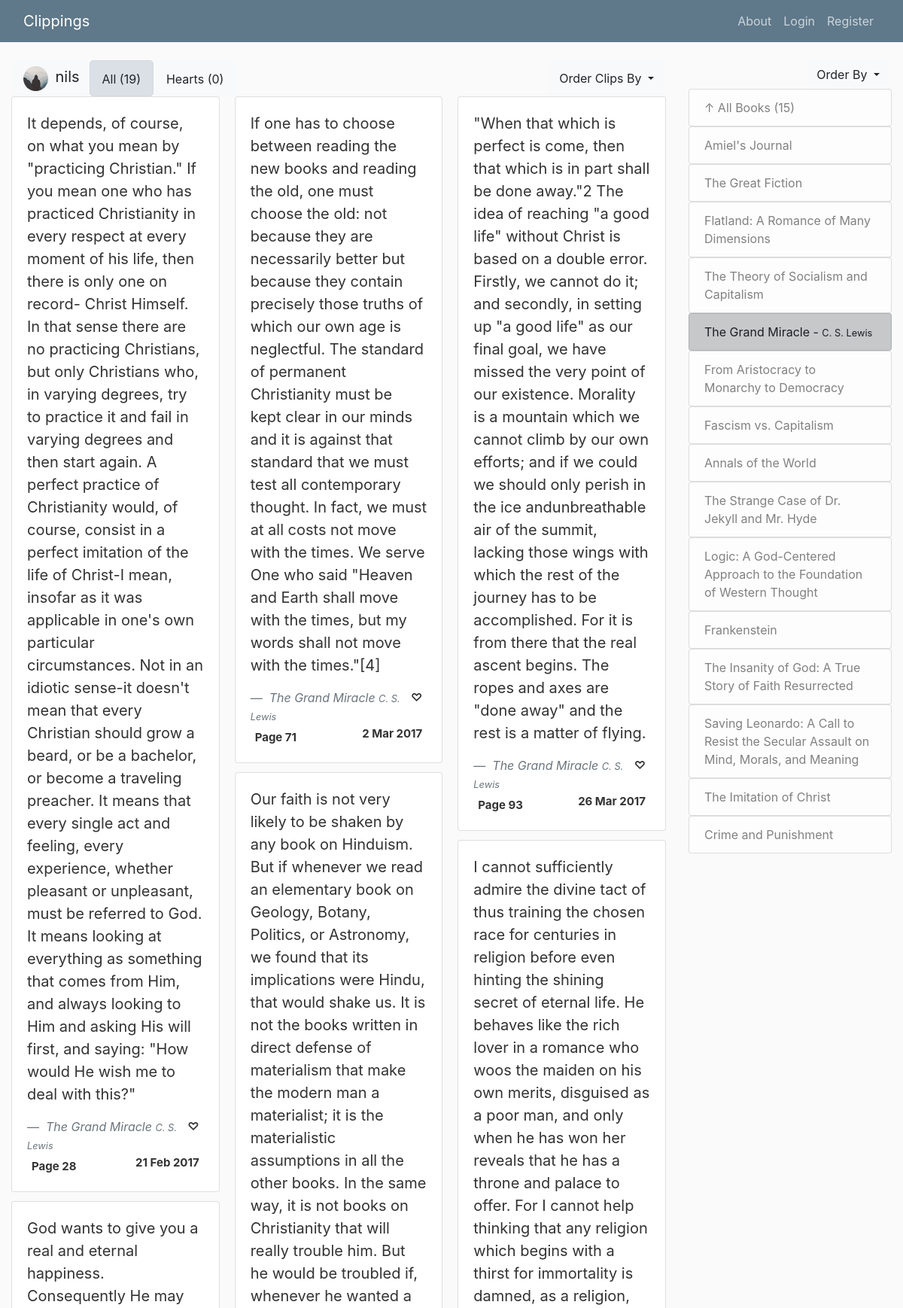
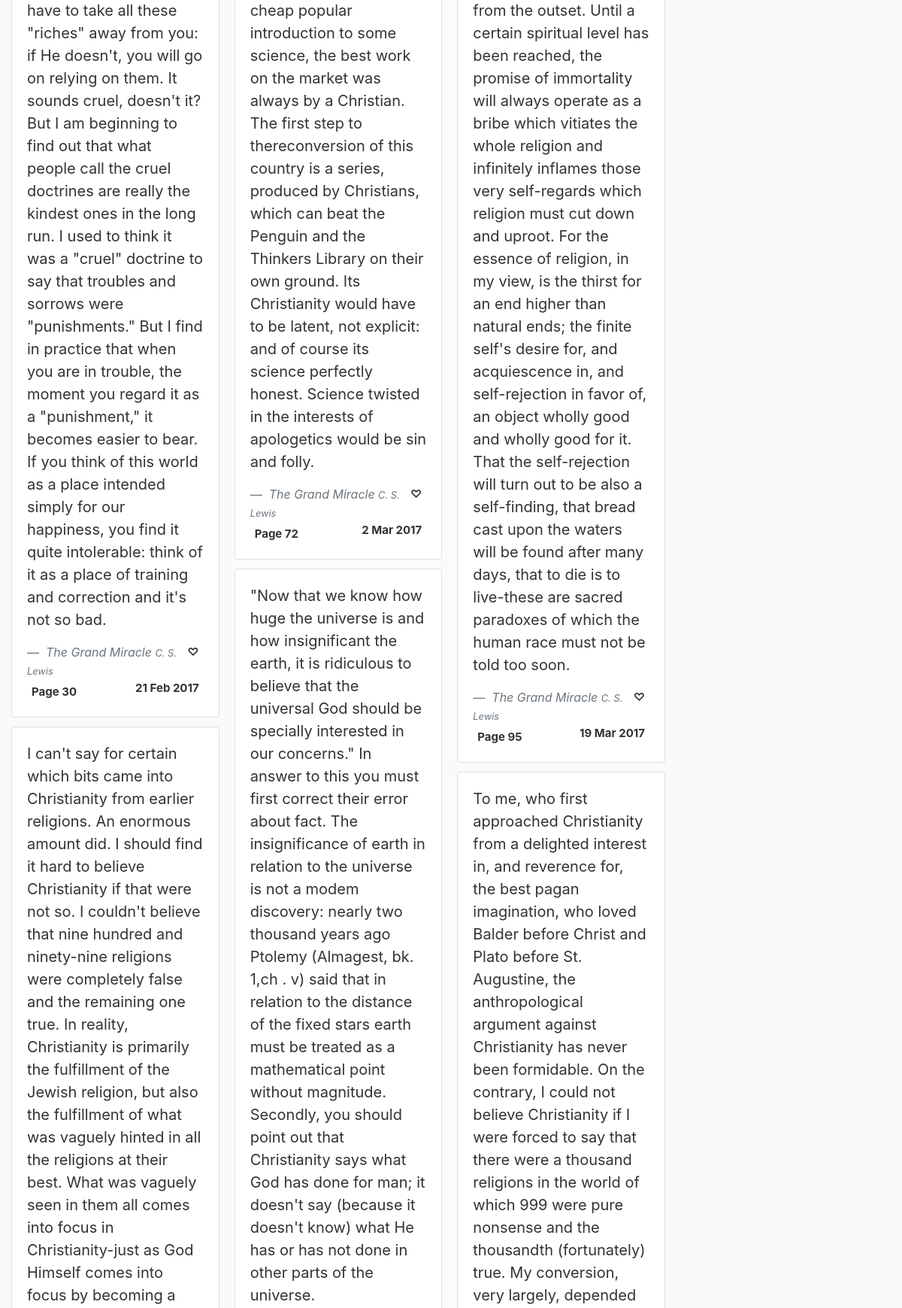
The app's page /nils/The Grand Miracle (upper part) with its own data (2 pictures, top to bottom).
### clippings/models.py (models this page shows, shortened)
class User(db.Model, UserMixin):
    id = db.Column(db.Integer, primary_key=True)
    username = db.Column(db.String(20), unique=True, nullable=False)
    email = db.Column(db.String(120), unique=True, nullable=False)
    image_file = db.Column(db.String(20), nullable=False, default='default.jpg')
    password = db.Column(db.String(60), nullable=False)
    posts = db.relationship('Post', backref='author', lazy=True)

class Clip(db.Model):
    id = db.Column(db.Integer, primary_key=True)
    title = db.Column(db.String(400), nullable=False)
    author = db.Column(db.String(400), nullable=False)
    page = db.Column(db.Integer, nullable=False)
    location = db.Column(db.String(20), nullable=False)
    date = db.Column(db.DateTime, nullable=False, default=datetime.utcnow)
    clipping = db.Column(db.Text, nullable=False)
    is_favorite = db.Column(db.Boolean, default=False, nullable=False)
    user_id = db.Column(db.Integer, db.ForeignKey('user.id'), nullable=False)

### clippings/clips/routes.py (the view)
@clips.route("/<string:username>", methods=['GET', 'POST'])
@clips.route("/<string:username>/<string:title>", methods=['GET', 'POST'])
def user_book(username, title=None):
    user = User.query.filter_by(username=username).first_or_404()
    page = request.args.get('page', 1, type=int)
    clip_order = request.args.get('order_by', 'date.desc()')
    book_order = request.args.get('book_order', 'date.desc()')
    order = order_by.get(clip_order)
    b_order = order_by.get(book_order)
    clips_count = 0
    favorite_id = request.args.get('favorite_id')
    show_favorites = request.args.get('favorite')
    if(favorite_id):
        add_favorite(favorite_id)
    if(title == None):
        clips = Clip.query.filter_by(user_id=user.id).order_by(order).paginate(per_page=30, page=page)
        clips_count = Clip.query.filter_by(user_id=user.id).count()
        favorite_count = Clip.query.filter_by(user_id=user.id, is_favorite=True).count()
        if(show_favorites):
            clips = Clip.query.filter_by(user_id=user.id, is_favorite=True).order_by(order).paginate(per_page=30, page=page)
    else:
        clip_order = request.args.get('order_by', 'page.asc()')
        order = order_by.get(clip_order)
        clips = Clip.query.filter_by(user_id=user.id, title=title).order_by(order).paginate(per_page=30, page=page)
        clips_count = Clip.query.filter_by(user_id=user.id, title=title).count()
        favorite_count = Clip.query.filter_by(user_id=user.id, title=title, is_favorite=True).count()
        if(show_favorites):
            clips = Clip.query.filter_by(user_id=user.id, title=title, is_favorite=True).order_by(order).paginate(per_page=30, page=page)
    books = Clip.query.filter_by(user_id=user.id).order_by(b_order).group_by(Clip.title).distinct(Clip.title)
    books_count = Clip.query.filter_by(user_id=user.id).order_by(b_order).group_by(Clip.title).distinct(Clip.title).count()
    return render_template('user_book.html.j2', clips=clips, user=user, books=books, title_selected=title,
                           order_by=clip_order, book_order=book_order, clips_count=clips_count, books_count=books_count,
                           add_favorite=add_favorite, favorite_count=favorite_count, favorite=show_favorites)

### clippings/templates/user_book.html.j2 (shortened to what this page needs)
{% extends 'layout.html.j2' %}
{% block content_header %}
{% include 'clip_sort.html.j2' with context%}
{% endblock content_header %}
{% block content %}
<div class="card-columns">
        {% for clip in clips.items %}
        <div class="card">
                <div class="card-body">
                    <blockquote class="blockquote mb-0">
                        <p>{{ clip.clipping }}</p>
                        {% if clip.is_favorite %}
                            {% if user == current_user%}
                                <a href="{{url_for('clips.user_book', username=user.username, title=title_selected, page=page_num, order_by=order_by, favorite=favorite, favorite_id=clip.id)}}"><span class="badge float-right">❤</span></a>
                            {% else %}
                                <span class="badge float-right">❤</span>
                            {% endif %}
                        {% else %}
                            {% if user == current_user%}
                                <a href="{{url_for('clips.user_book', username=user.username, title=title_selected, page=page_num, order_by=order_by, favorite=favorite, favorite_id=clip.id)}}"><span class="badge float-right">♡</span></a>
                             {% else %}
                                <span class="badge float-right">♡</span>
                            {% endif %}
                        {% endif %}
                        <footer class="blockquote-footer">
                            <cite title="title, author"> {{ clip.title }}
                                <small>{{ clip.author }}</small>
                            </cite>
                        </footer>
                        <div class="badge"> Page {{ clip.page }} </div>
                        <span class="badge float-right">{{ clip.date.strftime("%-d %b %Y") }}</span>
                    </blockquote>
                </div>
        </div>
        {% endfor %}
</div>
{% endblock content %}
{% block sidebar_header %}
    {% include 'book_sort.html.j2' with context%}
{% endblock sidebar_header %}
{% block left_sidebar %}
            <ul class="list-group">
            <a href="{{url_for('clips.user_book', username=user.username)}}">
                    <li class="list-group-item list-group-item-light"> 	&uarr; All Books ({{(books_count)}})</li></a>
            {% for book in books%}
                {% if book.title == title_selected%}
                    <a href="{{url_for('clips.user_book', username=user.username, order_by=order_by, book_order=book_order)}}">
                    <li class="list-group-item list-group-item-dark">{{book.title}}
                    - <small>{{ book.author }}</small></li></a>
                {% else %}
                    <a href="{{url_for('clips.user_book', username=user.username, title=book.title, order_by='page.asc()', book_order=book_order)}}">
                    <li class="list-group-item list-group-item-light">{{book.title}}</li>
                    </a>
                {% endif %}
            {% endfor %}
            </ul>
{% endblock left_sidebar %}

### clippings/templates/clip_sort.html.j2 (shortened to what this page needs)
<div class="row" style="margin-right:3px; margin-left: 3px;">
    <button type="button" class="btn btn-light">
    <img class="rounded-circle header-img" src="{{ url_for('static', filename='profile_pics/' + user.image_file) }}">
    <span style="font-size: 1.25rem;">{{user.username}}<span></button>
        {% if favorite == 'true' %}
            <a href="{{url_for('clips.user_book', username=user.username, title=title_selected, page=page_num, order_by=order_by)}}">
            <button class="btn btn-lg btn-light"><span style="font-size: 1rem;">All ({{(clips_count)}})<span></button>
            </a>
            <a href="{{url_for('clips.user_book', username=user.username, title=title_selected, page=page_num, order_by=order_by, favorite='true')}}">
            <button class="btn btn-lg btn-light active"><span style="font-size: 1rem;">Hearts ({{(favorite_count)}})<span></button>
            </a>
        {% else %}
            <a href="{{url_for('clips.user_book', username=user.username, title=title_selected, page=page_num, order_by=order_by)}}">
            <button class="btn btn-lg btn-light active"><span style="font-size: 1rem;">All ({{(clips_count)}})<span></button>
            </a>
            <a href="{{url_for('clips.user_book', username=user.username, title=title_selected, page=page_num, order_by=order_by, favorite='true')}}">
            <button class="btn btn-lg btn-light"><span style="font-size: 1rem;">Hearts ({{(favorite_count)}})<span></button>
            </a>
        {% endif %}
        <button class="btn btn-secondary btn-light dropdown-toggle ml-auto" type="button" id="dropdownMenuButton" data-toggle="dropdown" aria-haspopup="true" aria-expanded="false">
         Order Clips By
        </button>
</div>

### clippings/static/main.css (style rules this page uses)
body { background: #fafafa; color: #333333; margin-top: 5rem; }
.header-img { height: 33px; width: 33px; margin-right: 5px; }

### records on screen
User: image_file (placeholder picture), username "nils"
Clip: clipping "It depends, of course, on what you mean by \"practicing Christian.\" If you mean one who has practiced Christianity in every respect at every moment of his life, then there is only one on record- Christ Himself. In that sense there are no practicing Christians, but only Christians who, in varying degrees, try to practice it and fail in varying degrees and then start again. A perfect practice of Christianity would, of course, consist in a perfect imitation of the life of Christ-I mean, insofar as it was applicable in one's own particular circumstances. Not in an idiotic sense-it doesn't mean that every Christian should grow a beard, or be a bachelor, or become a traveling preacher. It means…", title "The Grand Miracle", author "C. S. Lewis", page "28", date "21 Feb 2017"
Clip: clipping "God wants to give you a real and eternal happiness. Consequently He may have to take all these \"riches\" away from you: if He doesn't, you will go on relying on them. It sounds cruel, doesn't it? But I am beginning to find out that what people call the cruel doctrines are really the kindest ones in the long run. I used to think it was a \"cruel\" doctrine to say that troubles and sorrows were \"punishments.\" But I find in practice that when you are in trouble, the moment you regard it as a \"punishment,\" it becomes easier to bear. If you think of this world as a place intended simply for our happiness, you find it quite intolerable: think of it as a place of training and correction and it's not…", title "The Grand Miracle", author "C. S. Lewis", page "30", date "21 Feb 2017"
Clip: clipping "If one has to choose between reading the new books and reading the old, one must choose the old: not because they are necessarily better but because they contain precisely those truths of which our own age is neglectful. The standard of permanent Christianity must be kept clear in our minds and it is against that standard that we must test all contemporary thought. In fact, we must at all costs not move with the times. We serve One who said \"Heaven and Earth shall move with the times, but my words shall not move with the times.\"[4]", title "The Grand Miracle", author "C. S. Lewis", page "71", date "2 Mar 2017"
Clip: clipping "Our faith is not very likely to be shaken by any book on Hinduism. But if whenever we read an elementary book on Geology, Botany, Politics, or Astronomy, we found that its implications were Hindu, that would shake us. It is not the books written in direct defense of materialism that make the modern man a materialist; it is the materialistic assumptions in all the other books. In the same way, it is not books on Christianity that will really trouble him. But he would be troubled if, whenever he wanted a cheap popular introduction to some science, the best work on the market was always by a Christian. The first step to thereconversion of this country is a series, produced by Christians, which…", title "The Grand Miracle", author "C. S. Lewis", page "72", date "2 Mar 2017"
Clip: clipping "\"Now that we know how huge the universe is and how insignificant the earth, it is ridiculous to believe that the universal God should be specially interested in our concerns.\" In answer to this you must first correct their error about fact. The insignificance of earth in relation to the universe is not a modem discovery: nearly two thousand years ago Ptolemy (Almagest, bk. 1,ch . v) said that in relation to the distance of the fixed stars earth must be treated as a mathematical point without magnitude. Secondly, you should point out that Christianity says what God has done for man; it doesn't say (because it doesn't know) what He has or has not done in other parts of the universe."
Clip: clipping "\"When that which is perfect is come, then that which is in part shall be done away.\"2 The idea of reaching \"a good life\" without Christ is based on a double error. Firstly, we cannot do it; and secondly, in setting up \"a good life\" as our final goal, we have missed the very point of our existence. Morality is a mountain which we cannot climb by our own efforts; and if we could we should only perish in the ice andunbreathable air of the summit, lacking those wings with which the rest of the journey has to be accomplished. For it is from there that the real ascent begins. The ropes and axes are \"done away\" and the rest is a matter of flying.", title "The Grand Miracle", author "C. S. Lewis", page "93", date "26 Mar 2017"
Clip: clipping "I cannot sufficiently admire the divine tact of thus training the chosen race for centuries in religion before even hinting the shining secret of eternal life. He behaves like the rich lover in a romance who woos the maiden on his own merits, disguised as a poor man, and only when he has won her reveals that he has a throne and palace to offer. For I cannot help thinking that any religion which begins with a thirst for immortality is damned, as a religion, from the outset. Until a certain spiritual level has been reached, the promise of immortality will always operate as a bribe which vitiates the whole religion and infinitely inflames those very self-regards which religion must cut down…", title "The Grand Miracle", author "C. S. Lewis", page "95", date "19 Mar 2017"
Clip: title "Amiel's Journal"
Clip: title "The Great Fiction"
Clip: title "Flatland: A Romance of Many Dimensions"
Clip: title "The Theory of Socialism and Capitalism"
Clip: title "From Aristocracy to Monarchy to Democracy"
Clip: title "Fascism vs. Capitalism"
Clip: title "Annals of the World"
Clip: title "The Strange Case of Dr. Jekyll and Mr. Hyde"
Clip: title "Logic: A God-Centered Approach to the Foundation of Western Thought"
Clip: title "Frankenstein"
Clip: title "The Insanity of God: A True Story of Faith Resurrected"
Clip: title "Saving Leonardo: A Call to Resist the Secular Assault on Mind, Morals, and Meaning"
Clip: title "The Imitation of Christ"
Clip: title "Crime and Punishment"

### other values on screen
{{ (clips_count) }} "19"
{{ (favorite_count) }} "0"
{{ (books_count) }} "15"
